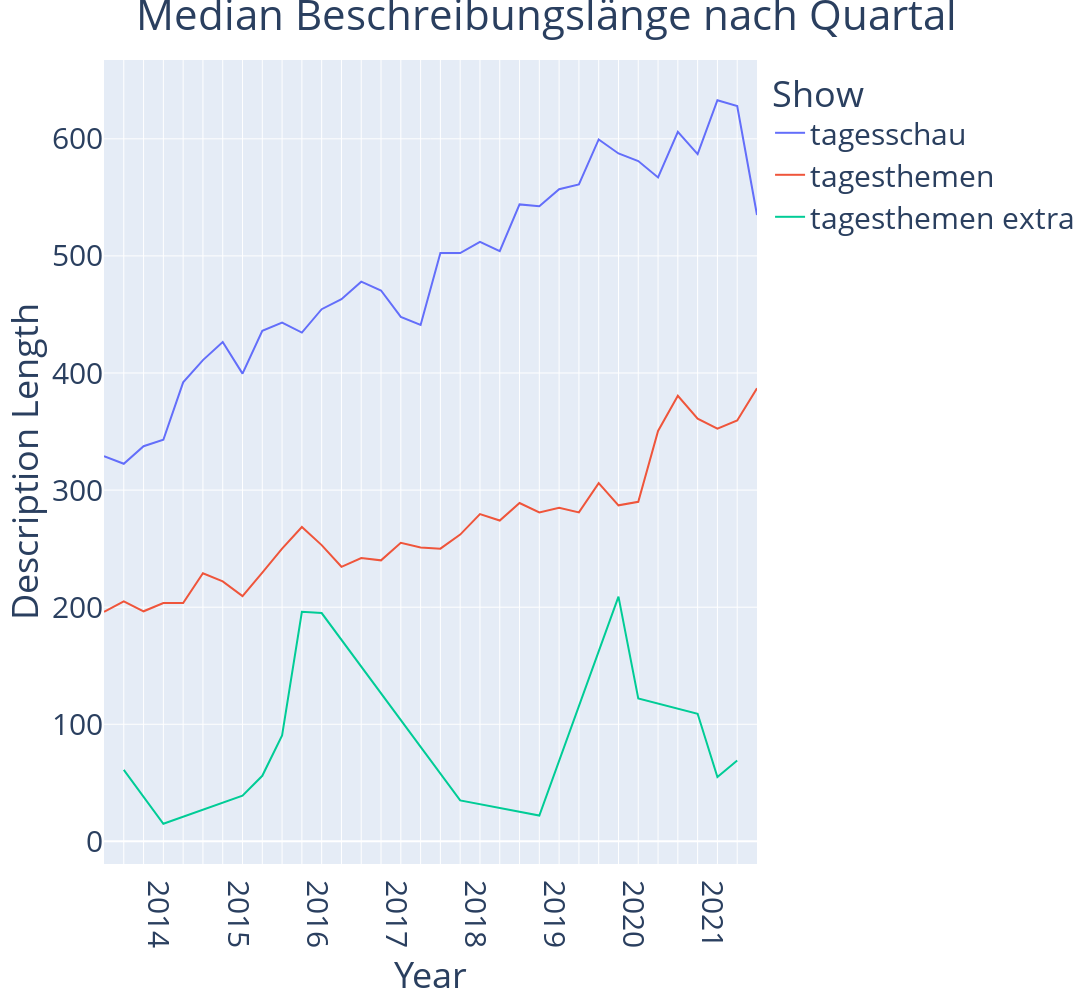

Notebook source saved alongside this figure:
### Code cell
relevant_shows = ["tagesschau", "tagesthemen", "tagesthemen extra"]
plot_df = None

for show_type in relevant_shows:
    show_episodes = shows[shows["title"] == show_type]
    by_quarter = show_episodes.groupby("quarter")["desc_length"].median().to_frame()
    by_quarter["mode"] = show_type
    plot_df = by_quarter if plot_df is None else plot_df.append(by_quarter)
plot_df.reset_index(inplace=True)

fig = px.line(
    plot_df,
    x = "quarter", 
    y = "desc_length", 
    color = 'mode', 
    # template = "plotly_dark",
    labels = {"desc_length": "Description Length", "quarter": "Year", },
    width = 2000,
    height = 1000
    )

x_labels = [" " if not label.endswith("1") else label.split("/")[0] for label in shows["quarter"].unique()]

fig.update_layout(
    xaxis = dict(
        tickmode = 'array',
        tickvals = list(range(len(x_labels))),
        ticktext = x_labels
    ),
    title = "Median Beschreibungslänge nach Quartal",
    title_x = 0.5,
    font = {"size": 30}
)
fig.update_layout(legend_title_text='Show')

fig.write_html("plots/as_html/description_length_by_show.html") # save as html
fig.write_image("plots/as_png/description_length_by_show.png") # save as png

fig.show()

### Figure 1 — Plotly figure (JSON) as saved in the notebook; plotly's stock layout.template omitted (floating-point values rounded to 4 significant figures)
{"data": [{"hovertemplate": "mode=tagesschau<br>Year=%{x}<br>Description Length=%{y}<extra></extra>", "legendgroup": "tagesschau", "line": {"color": "#636efa", "dash": "solid"}, "marker": {"symbol": "circle"}, "mode": "lines", "name": "tagesschau", "orientation": "v", "showlegend": true, "type": "scatter", "x": ["2013/2", "2013/3", "2013/4", "2014/1", "2014/2", "2014/3", "2014/4", "2015/1", "2015/2", "2015/3", "2015/4", "2016/1", "2016/2", "2016/3", "2016/4", "2017/1", "2017/2", "2017/3", "2017/4", "2018/1", "2018/2", "2018/3", "2018/4", "2019/1", "2019/2", "2019/3", "2019/4", "2020/1", "2020/2", "2020/3", "2020/4", "2021/1", "2021/2", "2021/3"], "xaxis": "x", "y": [329, 322.5, 337.5, 343, 392, 411, 426.5, 399.5, 436, 443, 434.5, 454.5, 463, 478, 470.5, 448, 441, 502.5, 502.5, 512, 504, 544, 542.5, 557, 561, 599.5, 587.5, 581, 567, 606, 587, 633, 628, 535], "yaxis": "y"}, {"hovertemplate": "mode=tagesthemen<br>Year=%{x}<br>Description Length=%{y}<extra></extra>", "legendgroup": "tagesthemen", "line": {"color": "#EF553B", "dash": "solid"}, "marker": {"symbol": "circle"}, "mode": "lines", "name": "tagesthemen", "orientation": "v", "showlegend": true, "type": "scatter", "x": ["2013/2", "2013/3", "2013/4", "2014/1", "2014/2", "2014/3", "2014/4", "2015/1", "2015/2", "2015/3", "2015/4", "2016/1", "2016/2", "2016/3", "2016/4", "2017/1", "2017/2", "2017/3", "2017/4", "2018/1", "2018/2", "2018/3", "2018/4", "2019/1", "2019/2", "2019/3", "2019/4", "2020/1", "2020/2", "2020/3", "2020/4", "2021/1", "2021/2", "2021/3"], "xaxis": "x", "y": [196, 205, 196.5, 203.5, 203.5, 229, 222, 209.5, 229.5, 250, 268.5, 253, 234.5, 242, 240, 255, 251, 250, 262, 279.5, 274, 289, 281, 285, 281, 306, 287, 290, 350.5, 380.5, 361, 352.5, 359.5, 387], "yaxis": "y"}, {"hovertemplate": "mode=tagesthemen extra<br>Year=%{x}<br>Description Length=%{y}<extra></extra>", "legendgroup": "tagesthemen extra", "line": {"color": "#00cc96", "dash": "solid"}, "marker": {"symbol": "circle"}, "mode": "lines", "name": "tagesthemen extra", "orientation": "v", "showlegend": true, "type": "scatter", "x": ["2013/3", "2014/1", "2015/1", "2015/2", "2015/3", "2015/4", "2016/1", "2017/4", "2018/4", "2019/4", "2020/1", "2020/4", "2021/1", "2021/2"], "xaxis": "x", "y": [61, 15, 39, 56, 90.5, 196, 195, 35, 22, 209, 122, 109, 55, 69], "yaxis": "y"}], "layout": {"font": {"size": 30}, "height": 1000, "legend": {"title": {"text": "Show"}, "tracegroupgap": 0}, "margin": {"t": 60}, "title": {"text": "Median Beschreibungslänge nach Quartal", "x": 0.5}, "width": 2000, "xaxis": {"anchor": "y", "domain": [0, 1], "tickmode": "array", "ticktext": [" ", " ", " ", "2014", " ", " ", " ", "2015", " ", " ", " ", "2016", " ", " ", " ", "2017", " ", " ", " ", "2018", " ", " ", " ", "2019", " ", " ", " ", "2020", " ", " ", " ", "2021", " ", " "], "tickvals": [0, 1, 2, 3, 4, 5, 6, 7, 8, 9, 10, 11, 12, 13, 14, 15, 16, 17, 18, 19, 20, 21, 22, 23, 24, 25, 26, 27, 28, 29, 30, 31, 32, 33], "title": {"text": "Year"}}, "yaxis": {"anchor": "x", "domain": [0, 1], "title": {"text": "Description Length"}}}}
